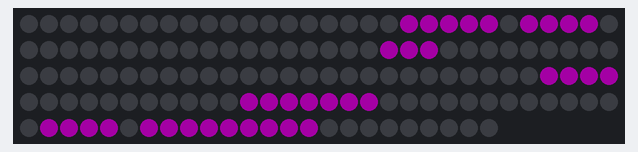
Recording of a sketch running on a simulated ESP8266 (NodeMCU). Parts: 144 RGB LEDs in strip order, left to right, continuing on the next row. Dim RGB values are drawn brighter than linear; WiFi joins after 1.5 s; servers stay silent unless stated; network time is answered at once with the bench clock; uploads are accepted with an empty reply; the local clock reads 2024-03-15 10:24:30 at power-on unless the sketch sets it; random numbers use the default seed unless the sketch sets one; what the sketch prints to the serial monitor is not drawn.

Above: at 33.8 s.

The sketch:

WordClock.ino
```cpp
#include <ESP8266WiFi.h>
#include <TimeLib.h>
#include <WiFiUdp.h>
#include <NTPClient.h>
#include "WiFiClientHelper.h"
#include "ClockDisplay.h"

// WiFi credentials
const char *ssid                    = "<SSID>";
const char *password                = "<PASSWORD>";

// servers
const char *weatherServer           = "api.data.gov.sg";
const char *sunriseSunsetServer     = "api.sunrise-sunset.org";

// NTP parameters
const long utcOffsetInSeconds       = 8 * 60 * 60; // Singapore UTC +8 offset
const unsigned long updateInterval  = 60 * 60 * 1000; // 1 hr

// create NTPClient instance
WiFiUDP ntpUDP;
NTPClient timeClient(ntpUDP, "sg.pool.ntp.org", utcOffsetInSeconds, updateInterval);

// WiFi client to get data from APIs
WiFiClientHelper wifiClient;

// data model of the clock
ClockDisplay display;
unsigned long displayUpdatedTime;

// sunrise & sunset data
unsigned long sunriseTime, sunsetTime;
bool hasSunriseSunsetData = false;

void setup() {
  // put your setup code here, to run once:
  Serial.begin(115200);
  WiFi.begin(ssid, password);

  while ( WiFi.status() != WL_CONNECTED ) {
    delay ( 500 );
    Serial.print ( "." );
  }
  Serial.println ( "Connected" );

  timeClient.begin();
  display.begin();

  updateDisplay();
}

void loop() {
  // put your main code here, to run repeatedly:
  auto epochTime = timeClient.getEpochTime();
  if (epochTime != displayUpdatedTime && epochTime % 60 == 0) {
    // only update once at the start of each minute
    updateDisplay();
  }

  display.updateAnimations();
}

void updateDisplay() {
  timeClient.update();
  auto hours = timeClient.getHours();
  auto minutes = timeClient.getMinutes();

  if (hours == 0 && minutes == 0) hasSunriseSunsetData = false;
  if (!hasSunriseSunsetData) updateSunriseSunsetTime();

  bool isDay = timeClient.getGmtEpochTime() > sunriseTime && timeClient.getGmtEpochTime() < sunsetTime;
  display.updateDisplay(hours, minutes, isDay, getWeather());
  displayUpdatedTime = timeClient.getEpochTime();
}

time_t tmConvert_t(int YYYY, byte MM, byte DD, byte hh, byte mm, byte ss) {
  tmElements_t tmSet;
  tmSet.Year = YYYY - 1970;
  tmSet.Month = MM;
  tmSet.Day = DD;
  tmSet.Hour = hh;
  tmSet.Minute = mm;
  tmSet.Second = ss;
  return makeTime(tmSet);
}

time_t getEpochFromTimeStamp(const char* timeStamp) {
  int YYYY;
  byte MM, DD, hh, mm, ss;

  sscanf(timeStamp, "%d-%hhd-%hhdT%hhd:%hhd:%hhd", &YYYY, &MM, &DD, &hh, &mm, &ss);

  return tmConvert_t(YYYY, MM, DD, hh, mm, ss);
}

void updateSunriseSunsetTime() {
  if (!wifiClient.tryHttpGet(sunriseSunsetServer, "/json?lat=1.3521&lng=103.8198&date=" + timeClient.getFormattedDate() + "&formatted=0")) {
    return;
  }

  // Allocate the JSON document
  // Use arduinojson.org/v6/assistant to compute the capacity.
  const size_t capacity = 768;
  DynamicJsonDocument doc(capacity);

  if (!wifiClient.tryDeserializeJson(doc)) {
    return;
  }

  sunriseTime = getEpochFromTimeStamp(doc["results"]["nautical_twilight_begin"]);
  sunsetTime = getEpochFromTimeStamp(doc["results"]["nautical_twilight_end"]);
  hasSunriseSunsetData = true;

  //Serial.print("Sunrise time: ");
  //Serial.println(sunriseTime);

  //Serial.print("Sunset time: ");
  //Serial.println(sunsetTime);

  //Serial.print("Epoch time: ");
  //Serial.println(timeClient.getGmtEpochTime());
}

String getWeather() {
  if (!wifiClient.tryHttpGet(weatherServer, "/v1/environment/2-hour-weather-forecast")) {
    return String();
  }

  // Allocate the JSON document
  // Use arduinojson.org/v6/assistant to compute the capacity.
  const size_t capacity = 8192;
  DynamicJsonDocument doc(capacity);

  if (!wifiClient.tryDeserializeJson(doc)) {
    return String();
  }

  // Extract values
  return doc["items"][0]["forecasts"][1]["forecast"].as<String>(); // forecast for Bedok
}
```

ClockDisplay.cpp
```cpp
#include "ClockDisplay.h"

void ClockDisplay::begin() {
  strip.Begin();
  strip.SetBrightness(15 * 255 / 100); // values from, 0 to 255
}

void ClockDisplay::updateDisplay(int hours, int minutes, bool isDay, String weather) {
  nextPixels.clear();
  updateTimePixels(hours, minutes, isDay);
  updateWeatherPixels(weather, isDay);

  // Fade out pixels not in use
  for (auto i: getCharactersNotInOtherSet(currentPixels, nextPixels)) {
    transitionManager.addPixel(i, black, random(maxFadeOutDelay), animationTime);
  }

  // Next set of pixels becomes the current set
  currentPixels = nextPixels;

  transitionManager.start();
}

void ClockDisplay::updateTimePixels(int hours, int minutes, bool isDay) {
  for (auto i: wordIts) { addPixelToNextSet(i, magenta); } // It's

  if (minutes % 5 != 0) for (auto i: wordAbout) { addPixelToNextSet(i, magenta); } // About

  if ((minutes > 2 && minutes <= 7) || (minutes > 52 && minutes <= 57)) {
    for (auto i: wordMinFive) { addPixelToNextSet(i, magenta); } // Five
    for (auto i: wordMinutes) { addPixelToNextSet(i, magenta); } // Minutes
  }
  else if ((minutes > 7 && minutes <= 12) || (minutes > 47 && minutes <= 52)) {
    for (auto i: wordMinTen) { addPixelToNextSet(i, magenta); } // Ten
    for (auto i: wordMinutes) { addPixelToNextSet(i, magenta); } // Minutes
  }
  else if ((minutes > 12 && minutes <= 17) || (minutes > 42 && minutes <= 47)) {
    for (auto i: wordA) { addPixelToNextSet(i, magenta); } // A
    for (auto i: wordQuarter) { addPixelToNextSet(i, magenta); } // Quarter
  }
  else if ((minutes > 17 && minutes <= 22) || (minutes > 37 && minutes <= 42)) {
    for (auto i: wordMinTwenty) { addPixelToNextSet(i, magenta); } // Twenty
    for (auto i: wordMinutes) { addPixelToNextSet(i, magenta); } // Minutes
  }
  else if ((minutes > 22 && minutes <= 27) || (minutes > 32 && minutes <= 37)) {
    for (auto i: wordMinTwenty) { addPixelToNextSet(i, magenta); } // Twenty
    for (auto i: wordMinFive) { addPixelToNextSet(i, magenta); } // Five
    for (auto i: wordMinutes) { addPixelToNextSet(i, magenta); } // Minutes
  }
  else if (minutes > 27 && minutes <= 32) {
    for (auto i: wordHalf) { addPixelToNextSet(i, magenta); } // Half
  }
  else { // From --:58 to --:02
    for (auto i: wordOClock) { addPixelToNextSet(i, magenta); } // O'Clock
  }

  if (!isDay) {
    for (auto i: wordGood) { addPixelToNextSet(i, magenta); } // Good
    for (auto i: wordNight) { addPixelToNextSet(i, magenta); } // Night
  }
  else if (hours < 12) {
    for (auto i: wordGood) { addPixelToNextSet(i, magenta); } // Good
    for (auto i: wordMorning) { addPixelToNextSet(i, magenta); } // Morning
  }
  else if (hours < 17) {
    for (auto i: wordGood) { addPixelToNextSet(i, magenta); } // Good
    for (auto i: wordAfternoon) { addPixelToNextSet(i, magenta); } // Afternoon
  }

  if (minutes > 2 && minutes <= 32) {
    for (auto i: wordPast) { addPixelToNextSet(i, magenta); } // Past
  }
  else if (minutes > 32 && minutes <= 57) {
    for (auto i: wordTo) { addPixelToNextSet(i, magenta); } // To
  }

  if (minutes > 32) hours++;

  switch (hours % 12) {
    case 0:
      for (auto i: wordHourTwelve) { addPixelToNextSet(i, magenta); } break; // Twelve
    case 1:
      for (auto i: wordHourOne) { addPixelToNextSet(i, magenta); } break; // One
    case 2:
      for (auto i: wordHourTwo) { addPixelToNextSet(i, magenta); } break; // Two
    case 3:
      for (auto i: wordHourThree) { addPixelToNextSet(i, magenta); } break; // Three
    case 4:
      for (auto i: wordHourFour) { addPixelToNextSet(i, magenta); } break; // Four
    case 5:
      for (auto i: wordHourFive) { addPixelToNextSet(i, magenta); } break; // Five
    case 6:
      for (auto i: wordHourSix) { addPixelToNextSet(i, magenta); } break; // Six
    case 7:
      for (auto i: wordHourSeven) { addPixelToNextSet(i, magenta); } break; // Seven
    case 8:
      for (auto i: wordHourEight) { addPixelToNextSet(i, magenta); } break; // Eight
    case 9:
      for (auto i: wordHourNine) { addPixelToNextSet(i, magenta); } break; // Nine
    case 10:
      for (auto i: wordHourTen) { addPixelToNextSet(i, magenta); } break; // Ten
    case 11:
      for (auto i: wordHourEleven) { addPixelToNextSet(i, magenta); } break; // Eleven
  }
}

void ClockDisplay::updateWeatherPixels(String weather, bool isDay) {
  if (weather.indexOf("Rain") > -1 || weather.indexOf("Showers") > -1) {
    addPixelToNextSet(symbolRaining, darkCyan);
  }
  else if (weather.indexOf("Cloudy") > -1) {
    addPixelToNextSet(symbolCloudy, lightGrey);
  }
  else if (isDay){
    addPixelToNextSet(symbolSunny, yellow);
  }
}

void ClockDisplay::updateAnimations() {
  transitionManager.updateAnimations();
}

void ClockDisplay::addPixelToNextSet(uint8_t pixelIndex, const RgbColor& targetColor) {
  nextPixels.insert(pixelIndex);

  // Schedule this pixel to fade in if it is new
  if (currentPixels.find(pixelIndex) == currentPixels.end()) {
    transitionManager.addPixel(pixelIndex, targetColor, random(maxFadeInDelay), animationTime);
  }
}

std::vector<uint8_t> ClockDisplay::getCharactersNotInOtherSet(std::unordered_set<uint8_t>& referenceSet, std::unordered_set<uint8_t>& otherSet) {
  std::vector<uint8_t> result;
  for (auto i: referenceSet) {
    if (otherSet.find(i) == otherSet.end()) {
      result.push_back(i);
    }
  }

  return result;
}
```

ClockDisplay.h
```cpp
#ifndef _CLOCKDISPLAY_H_
#define _CLOCKDISPLAY_H_

#include "FadeTransitionManager.h"
#include <NeoPixelBrightnessBus.h>
#include <unordered_set>
#include <vector>

class ClockDisplay {
  private:
    // Word addresses
    const uint8_t wordIts[3]        = {132, 133, 134};
    const uint8_t wordAbout[5]      = {136, 137, 138, 139, 140};
    const uint8_t wordMinTwenty[6]  = {131, 130, 129, 128, 127, 126};
    const uint8_t wordMinFive[4]    = {124, 123, 122, 121};
    const uint8_t wordMinTen[3]     = {108, 109, 110};
    const uint8_t wordA[1]          = {111};
    const uint8_t wordQuarter[7]    = {113, 114, 115, 116, 117, 118, 119};
    const uint8_t wordMinutes[7]    = {107, 106, 105, 104, 103, 102, 101};
    const uint8_t wordHalf[4]       = {100, 99, 98, 97};
    const uint8_t wordTo[2]         = {84, 85};
    const uint8_t wordPast[4]       = {86, 87, 88, 89};
    const uint8_t wordHourFive[4]   = {91, 92, 93, 94};
    const uint8_t wordHourOne[3]    = {83, 82, 81};
    const uint8_t wordHourTwo[3]    = {80, 79, 78};
    const uint8_t wordHourThree[5]  = {77, 76, 75, 74, 73};
    const uint8_t wordHourFour[4]   = {60, 61, 62, 63};
    const uint8_t wordHourSix[3]    = {64, 65, 66};
    const uint8_t wordHourSeven[5]  = {67, 68, 69, 70, 71};
    const uint8_t wordHourEight[5]  = {59, 58, 57, 56, 55};
    const uint8_t wordHourNine[4]   = {54, 53, 52, 51};
    const uint8_t wordHourTen[3]    = {50, 49, 48};
    const uint8_t wordHourEleven[6] = {36, 37, 38, 39, 40, 41};
    const uint8_t wordHourTwelve[6] = {42, 43, 44, 45, 46, 47};
    const uint8_t wordOClock[6]     = {35, 34, 33, 32, 31, 30};
    const uint8_t wordGood[4]       = {28, 27, 26, 25};
    const uint8_t wordMorning[7]    = {12, 13, 14, 15, 16, 17, 18};
    const uint8_t wordNight[5]      = {19, 20, 21, 22, 23};
    const uint8_t wordAfternoon[9]  = {11, 10, 9, 8, 7, 6, 5, 4, 3};
    const uint8_t symbolSunny       = 2;
    const uint8_t symbolCloudy      = 1;
    const uint8_t symbolRaining     = 0;

    // Colors
    const RgbColor magenta, yellow, lightGrey, darkCyan, black;

    // Timings
    const uint16_t maxFadeInDelay = 1000;
    const uint16_t maxFadeOutDelay = 1000;
    const uint16_t animationTime = 500;

    // LED parameters
    const uint16_t PixelCount = 144; // make sure to set this to the number of pixels in your strip
    const uint8_t PixelPin = 2; // make sure to set this to the correct pin, ignored for Esp8266

    NeoPixelBrightnessBus < NeoGrbFeature, Neo800KbpsMethod > strip;
    // For Esp8266, the Pin is omitted and it uses GPIO3 due to DMA hardware use.
    // There are other Esp8266 alternative methods that provide more pin options, but also have
    // other side effects.
    // for details see wiki linked here https://github.com/Makuna/NeoPixelBus/wiki/ESP8266-NeoMethods

    FadeTransitionManager transitionManager;

    std::unordered_set <uint8_t> currentPixels, nextPixels;

    void updateTimePixels(int hours, int minutes, bool isDay);
    void updateWeatherPixels(String weather, bool isDay);
    void addPixelToNextSet(uint8_t pixelIndex, const RgbColor& targetColor);
    std::vector<uint8_t> getCharactersNotInOtherSet(std::unordered_set<uint8_t>& referenceSet, std::unordered_set<uint8_t>& otherSet);

  public:
    ClockDisplay():
      magenta(HtmlColor(0xff00ff)),
      yellow(HtmlColor(0xffff00)),
      lightGrey(HtmlColor(0xcdcdcd)),
      darkCyan(HtmlColor(0x83d7ee)),
      black(HtmlColor(0x000000)),
      strip(PixelCount, PixelPin),
      transitionManager(strip) {
    };

    // begin() needs to be called after Serial.Begin(). See https://github.com/Makuna/NeoPixelBus/issues/119
    void begin();
    // Updates the display to the next state and schedules the transition animations
    void updateDisplay(int hours, int minutes, bool isDay, String weather);
    // Updates the transition animations
    void updateAnimations();
};
#endif
```

FadeTransitionManager.cpp
```cpp
#include "FadeTransitionManager.h"

void FadeTransitionManager::addPixel(uint8_t pixelIndex, const RgbColor& targetColor, uint16_t delayTime, uint16_t animationTime) {
  transitionPixels.push(FadeTransitionPixel(pixelIndex, targetColor, delayTime, animationTime));
}

void FadeTransitionManager::start() {
  startTime = millis();
}

void FadeTransitionManager::updateAnimations() {
  // check if any animations need to be started
  if (!transitionPixels.empty() && millis() - startTime > transitionPixels.top().delayTime) {
    auto pixel = transitionPixels.top();

    animationState[pixel.ledIndex].StartingColor = strip.GetPixelColor(pixel.ledIndex);
    animationState[pixel.ledIndex].EndingColor = pixel.targetColor;

    animations.StartAnimation(pixel.ledIndex, pixel.animationTime,
      // simple blend function
      [&](const AnimationParam& param) {
        RgbColor updatedColor = RgbColor::LinearBlend(
          animationState[param.index].StartingColor,
          animationState[param.index].EndingColor,
          param.progress);

        // apply the color to the strip
        strip.SetPixelColor(param.index, updatedColor);
      }
    );

    transitionPixels.pop();
  }

  if (animations.IsAnimating()) {
    //Serial.println("Animating...");
    // the normal loop just needs these two to run the active animations
    animations.UpdateAnimations();
    strip.Show();
  }
}
```

FadeTransitionManager.h
```cpp
#ifndef _FADETRANSITIONMANAGER_H_
#define _FADETRANSITIONMANAGER_H_

#include <NeoPixelBrightnessBus.h>
#include <NeoPixelAnimator.h>
#include <vector>
#include <queue>

class FadeTransitionManager
{
private:
  NeoPixelBrightnessBus<NeoGrbFeature, Neo800KbpsMethod>& strip;
  // For Esp8266, the Pin is omitted and it uses GPIO3 due to DMA hardware use.
  // There are other Esp8266 alternative methods that provide more pin options, but also have
  // other side effects.
  // for details see wiki linked here https://github.com/Makuna/NeoPixelBus/wiki/ESP8266-NeoMethods

  NeoPixelAnimator animations; // NeoPixel animation management object

  // what is stored for state is specific to the need, in this case, the colors.
  // Basically what ever you need inside the animation update function
  struct MyAnimationState
  {
      RgbColor StartingColor;
      RgbColor EndingColor;
  };

  // one entry per pixel to match the animation timing manager
  std::vector<MyAnimationState> animationState;

  struct FadeTransitionPixel {
    uint8_t ledIndex;
    RgbColor targetColor;
    uint16_t delayTime, animationTime;

    FadeTransitionPixel(uint8_t ledIndex_, RgbColor targetColor_, uint16_t delayTime_, uint16_t animationTime_) :
      ledIndex(ledIndex_), targetColor(targetColor_), delayTime(delayTime_), animationTime(animationTime_) {}

    bool operator<(const FadeTransitionPixel& rhs) const {
      return delayTime < rhs.delayTime;
    }

    bool operator>(const FadeTransitionPixel& rhs) const {
      return delayTime > rhs.delayTime;
    }
  };

  std::priority_queue<FadeTransitionPixel, std::vector<FadeTransitionPixel>, std::greater<FadeTransitionPixel>> transitionPixels;

  unsigned long startTime;

public:
  FadeTransitionManager(NeoPixelBrightnessBus<NeoGrbFeature, Neo800KbpsMethod>& strip_) :
      strip(strip_),
      animations(strip_.PixelCount()),
      animationState(std::vector<MyAnimationState>(strip_.PixelCount())) {
  };

  void addPixel(uint8_t pixelIndex, const RgbColor& targetColor, uint16_t delayTime, uint16_t animationTime);
  void start();
  void updateAnimations();
};
#endif
```

WiFiClientHelper.cpp
```cpp
#include "WiFiClientHelper.h"

bool WiFiClientHelper::tryHttpGet(String server, String request) {
  // Send HTTP request
  if (wifiClient.connect(server, 443)) {
    //Serial.println("connected to server");
    // Make a HTTP request:
    wifiClient.println("GET " + request + " HTTP/1.0");
    wifiClient.println("Host: " + server);
    wifiClient.println("Connection: close");
    if (wifiClient.println() == 0) {
      Serial.println(F("Failed to send request"));
      return false;
    }
  }
  else {
    Serial.println("unable to connect");
    return false;
  }

  // Check HTTP status
  char status[32] = {0};
  wifiClient.readBytesUntil('\r', status, sizeof(status));
  if (strcmp(status, "HTTP/1.1 200 OK") != 0) {
    Serial.print(F("Unexpected response: "));
    Serial.println(status);
    return false;
  }

  // Skip HTTP headers
  char endOfHeaders[] = "\r\n\r\n";
  if (!wifiClient.find(endOfHeaders)) {
    Serial.println(F("Invalid response"));
    return false;
  }

  return true;
}

bool WiFiClientHelper::tryDeserializeJson(DynamicJsonDocument& doc) {
  // Parse JSON object
  DeserializationError error = deserializeJson(doc, wifiClient);
  if (error) {
    Serial.print(F("deserializeJson() failed: "));
    Serial.println(error.f_str());
    return false;
  }

  return true;
}
```

WiFiClientHelper.h
```cpp
#ifndef _WIFICLIENTHELPER_H_
#define _WIFICLIENTHELPER_H_

#include <ESP8266WiFi.h>
#include <ArduinoJson.h>

class WiFiClientHelper
{
private:
  WiFiClientSecure wifiClient;

public:
  WiFiClientHelper() {
    wifiClient.setInsecure();
  };

  bool tryHttpGet(String server, String request);
  bool tryDeserializeJson(DynamicJsonDocument& doc);
};
#endif
```
